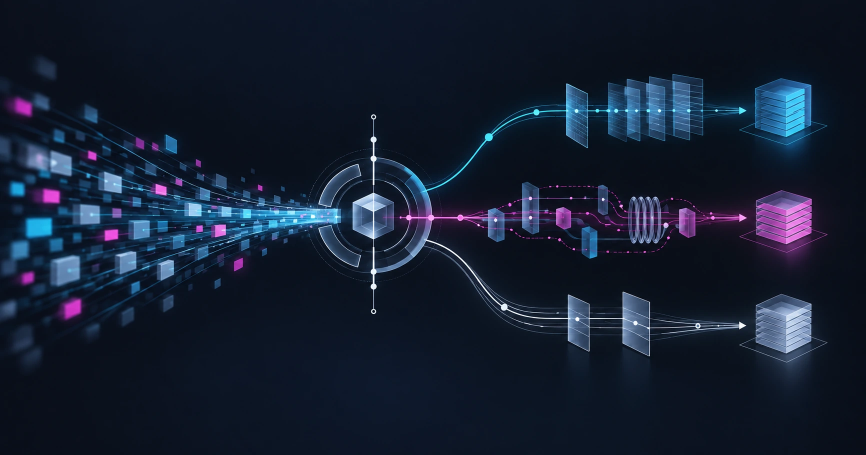
#> input picture assets/images/structured-shell/routing-og-master.webp, 1731 x 909 px (shown at 1/2 size)
$ python render_structured_shell_og.py
#> lines starting #> are read from the running program, lines starting #| are printed output that depends on the picture
#> in render, raw is the input picture: PIL image 1731x909 RGB; mean R, G, B 20.4, 30.6, 48.9
#!/usr/bin/env python3
"""Render language-neutral social derivatives for the Nushell publication.

The master illustrations deliberately contain no prose or metrics. The post and
its distribution copy supply those claims in the reader's language, while these
assets communicate the bounded routing idea: one incoming text stream, a decision
point, and three possible outcomes. Keeping the two source masters in-repository
prevents a future render from restoring the superseded numeric-card artwork.
"""

from __future__ import annotations

from pathlib import Path

from PIL import Image


ROOT = Path(__file__).resolve().parents[1]
OG_DIR = ROOT / "assets" / "images" / "structured-shell"
TEASER_DIR = ROOT / "assets" / "images" / "teasers"
OG_MASTER = OG_DIR / "routing-og-master.webp"
TEASER_MASTER = OG_DIR / "routing-teaser-master.webp"

DERIVATIVES = (
    (OG_MASTER, (1200, 630), OG_DIR / "og-1200.webp", 90),
    (OG_MASTER, (1200, 630), OG_DIR / "og-1200-en.webp", 90),
    (TEASER_MASTER, (1280, 720), TEASER_DIR / "teaser-structured-shell.webp", 88),
    (TEASER_MASTER, (1280, 720), TEASER_DIR / "teaser-structured-shell-en.webp", 88),
    (TEASER_MASTER, (640, 360), TEASER_DIR / "teaser-structured-shell-640.webp", 85),
    (TEASER_MASTER, (640, 360), TEASER_DIR / "teaser-structured-shell-en-640.webp", 85),
)


def cover(image: Image.Image, size: tuple[int, int]) -> Image.Image:
    """Resize proportionally and centre-crop, never distort the illustration."""
#> called with size = (1200, 630)
    width, height = size
    scale = max(width / image.width, height / image.height)
#> scale = 0.693
    resized = image.resize(
        (round(image.width * scale), round(image.height * scale)), Image.Resampling.LANCZOS
    )
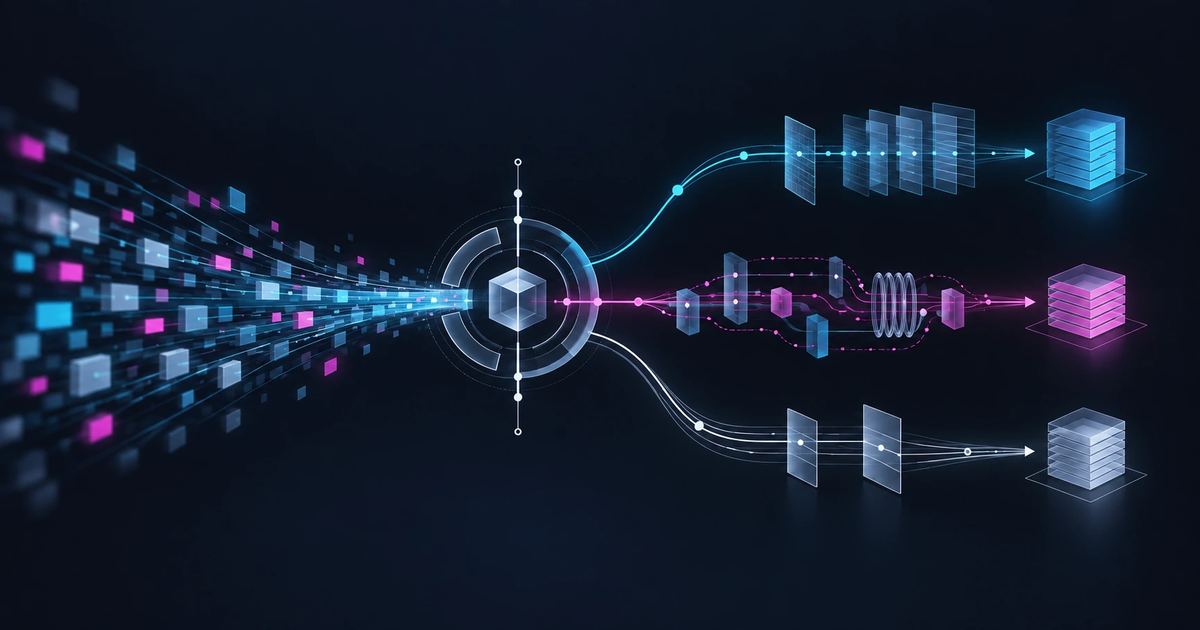
#> resized: PIL image 1200x630 RGB; mean R, G, B 20.4, 30.6, 48.9
    left = (resized.width - width) // 2
#> left = 0
    top = (resized.height - height) // 2
#> top = 0
#> pass 3 of the loop in main, `for source, size, destination, quality in DERIVATIVES:`:
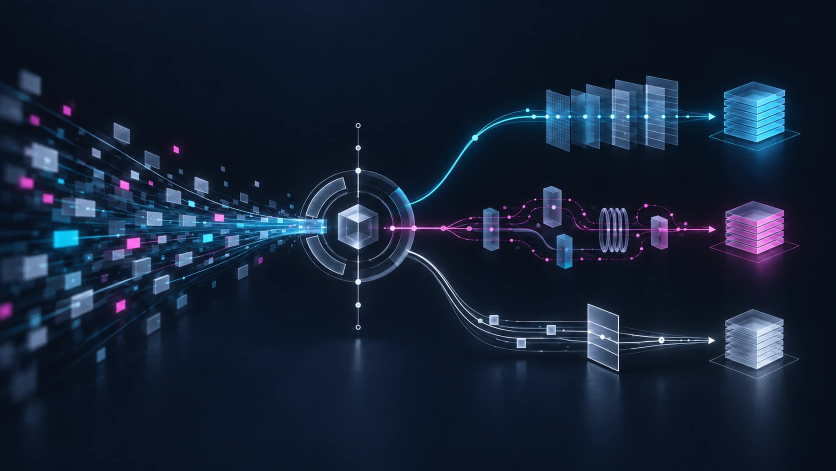
#> input picture assets/images/structured-shell/routing-teaser-master.webp, 1672 x 941 px (shown at 1/2 size)
#> in render, raw is the input picture: PIL image 1672x941 RGB; mean R, G, B 20.9, 33.3, 53.4
#> in cover (call 3), `resized = image.resize( (round(image.width * scale), round(image.heigh..`:
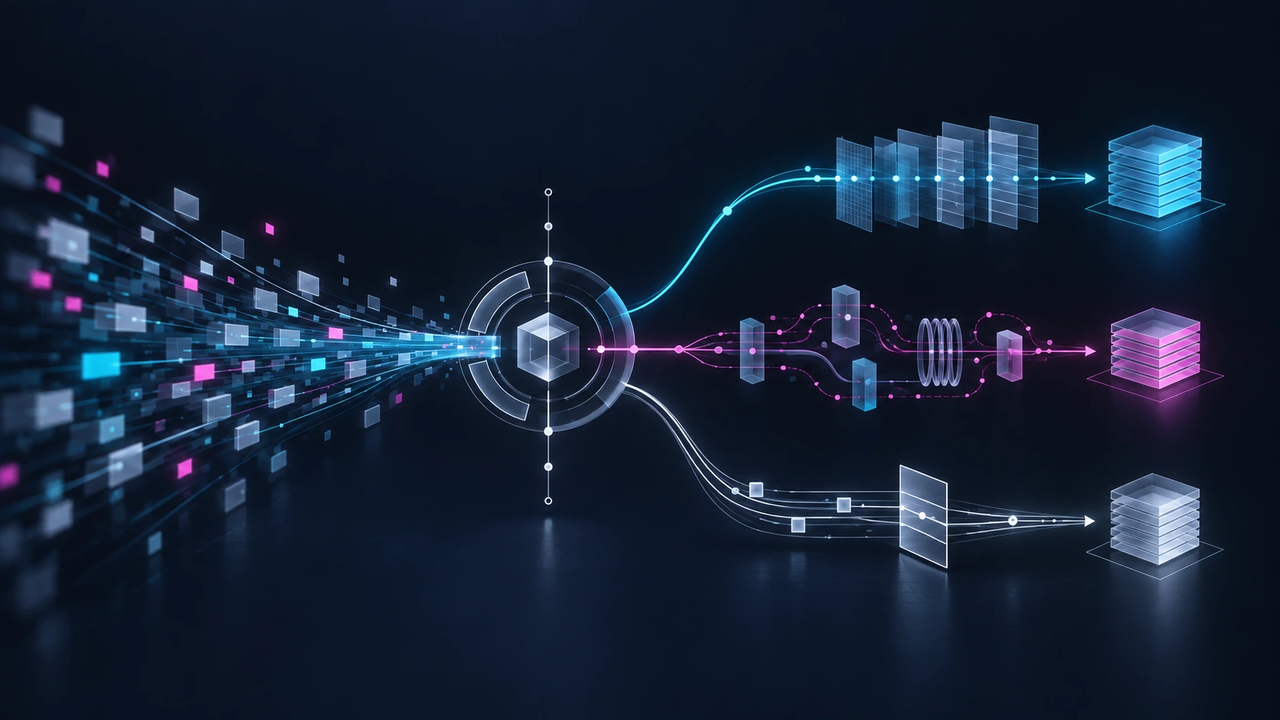
#> resized: PIL image 1280x720 RGB; mean R, G, B 20.9, 33.3, 53.4
#> the loop made 6 passes; the first 3 are shown
    return resized.crop((left, top, left + width, top + height))


def render(source: Path, size: tuple[int, int], destination: Path, quality: int) -> None:
    if not source.is_file():
        raise FileNotFoundError(f"missing curated master: {source.relative_to(ROOT)}")
    with Image.open(source) as raw:
        image = cover(raw.convert("RGB"), size)
    destination.parent.mkdir(parents=True, exist_ok=True)
    image.save(destination, "WEBP", quality=quality, method=6)


def main() -> None:
    for source, size, destination, quality in DERIVATIVES:
        render(source, size, destination, quality)
        print(f"{destination.relative_to(ROOT)}  {size[0]}x{size[1]}")


if __name__ == "__main__":
    main()
